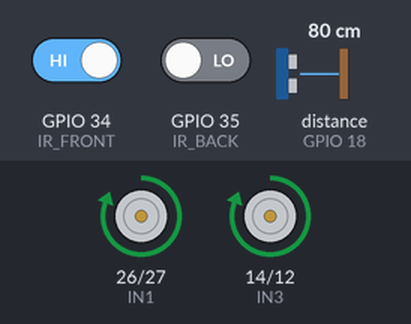
Bench run of a sketch on a simulated ESP32. Parts: motor-driver pin pairs drawn as motors (green arrow = first pin HIGH = forward, orange = second pin HIGH = backward, longer = more drive, scaled by the enable pin). The inputs (shaded band) are chosen by the test bench; at power-on: GPIO 34 (IR_FRONT) HIGH, GPIO 35 (IR_BACK) LOW, distance to the obstacle (sensor on GPIO 18) 80 cm. The echo pulse lasts 58.3 µs per cm.

Above: at 4.2 s.
4.3 s: GPIO 34 (IR_FRONT) driven LOW
At 5.0 s:
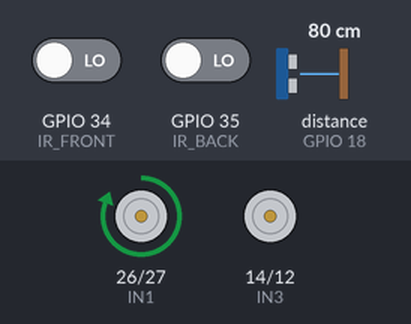
7.3 s: GPIO 34 (IR_FRONT) driven HIGH
At 7.6 s:
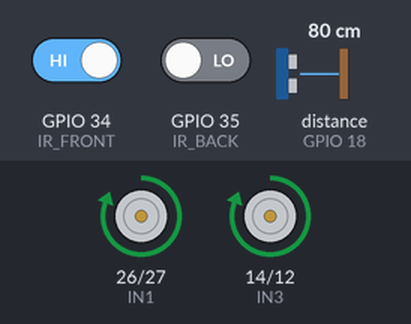
8.8 s: GPIO 35 (IR_BACK) driven HIGH
At 10.0 s:
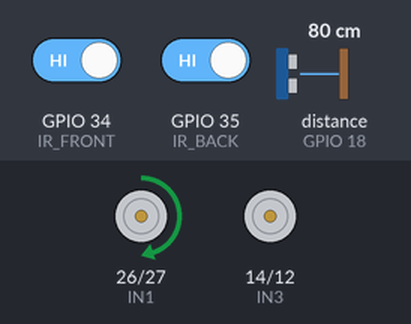
10.3 s: distance to the obstacle (sensor on GPIO 18) set to 23 cm
11.8 s: distance to the obstacle (sensor on GPIO 18) set to 19 cm
At 12.3 s:
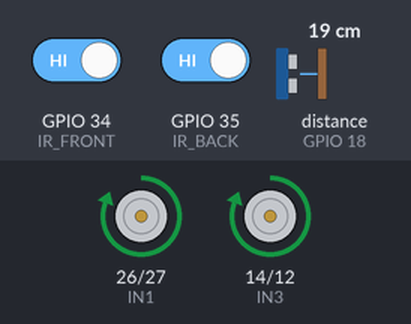
13.3 s: GPIO 34 (IR_FRONT) driven LOW
At 13.8 s:
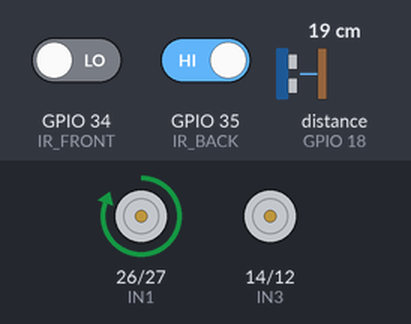
Timing chart, 0 to 17.3 s (numbered marks = the images above; inputs shaded):
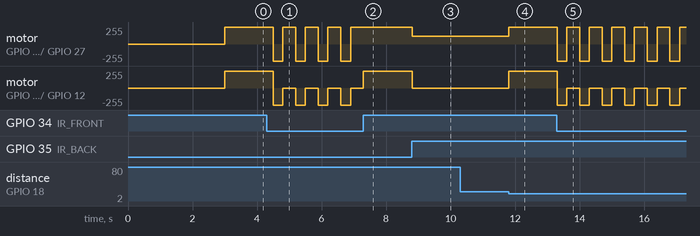

The sketch:

sumo_robot_v2.ino
```cpp
// ---------- PINS ----------
#define ENA 25
#define IN1 26
#define IN2 27
#define IN3 14
#define IN4 12
#define ENB 13

#define IR_FRONT 34
#define IR_BACK  35

#define TRIG 5
#define ECHO 18

// ---------- SETTINGS ----------
#define WHITE_LINE LOW     // value your IR gives on the white edge line (flip to HIGH if reversed)
#define FULL_SPEED 255     // max speed (0-255)
#define SEARCH_SPEED 120   // slow turn while searching
#define ATTACK_DIST 20     // cm

// ---------- MOTOR FUNCTIONS ----------
void moveForward(int speed) {
  analogWrite(ENA, speed);
  analogWrite(ENB, speed);
  digitalWrite(IN1, HIGH);
  digitalWrite(IN2, LOW);
  digitalWrite(IN3, HIGH);
  digitalWrite(IN4, LOW);
}

void moveBackward(int speed) {
  analogWrite(ENA, speed);
  analogWrite(ENB, speed);
  digitalWrite(IN1, LOW);
  digitalWrite(IN2, HIGH);
  digitalWrite(IN3, LOW);
  digitalWrite(IN4, HIGH);
}

void turnRight(int speed) {
  analogWrite(ENA, speed);
  analogWrite(ENB, speed);
  digitalWrite(IN1, HIGH);
  digitalWrite(IN2, LOW);
  digitalWrite(IN3, LOW);
  digitalWrite(IN4, LOW);
}

void turnLeft(int speed) {
  analogWrite(ENA, speed);
  analogWrite(ENB, speed);
  digitalWrite(IN1, LOW);
  digitalWrite(IN2, LOW);
  digitalWrite(IN3, HIGH);
  digitalWrite(IN4, LOW);
}

void stopMotor() {
  digitalWrite(IN1, LOW);
  digitalWrite(IN2, LOW);
  digitalWrite(IN3, LOW);
  digitalWrite(IN4, LOW);
}

// ---------- ULTRASONIC ----------
long getDistance() {
  digitalWrite(TRIG, LOW);
  delayMicroseconds(2);
  digitalWrite(TRIG, HIGH);
  delayMicroseconds(10);
  digitalWrite(TRIG, LOW);

  long duration = pulseIn(ECHO, HIGH, 20000);  // timeout ~3 m
  if (duration == 0) return 999;               // nothing seen
  return duration * 0.034 / 2;                 // cm
}

// ---------- SETUP ----------
void setup() {
  pinMode(ENA, OUTPUT);
  pinMode(ENB, OUTPUT);
  pinMode(IN1, OUTPUT);
  pinMode(IN2, OUTPUT);
  pinMode(IN3, OUTPUT);
  pinMode(IN4, OUTPUT);

  pinMode(IR_FRONT, INPUT);
  pinMode(IR_BACK, INPUT);
  pinMode(TRIG, OUTPUT);
  pinMode(ECHO, INPUT);

  stopMotor();
  delay(3000);  // sumo rule: wait 3 seconds before starting
}

// ---------- MAIN LOOP ----------
void loop() {
  // 1) Front edge detected -> back up and turn away
  if (digitalRead(IR_FRONT) == WHITE_LINE) {
    moveBackward(FULL_SPEED);
    delay(300);
    turnRight(FULL_SPEED);
    delay(400);
  }
  // 2) Back edge detected -> drive forward
  else if (digitalRead(IR_BACK) == WHITE_LINE) {
    moveForward(FULL_SPEED);
    delay(300);
  }
  // 3) Enemy close -> ATTACK at max speed
  else if (getDistance() < ATTACK_DIST) {
    moveForward(FULL_SPEED);
  }
  // 4) Nothing found -> turn slowly and search
  else {
    turnRight(SEARCH_SPEED);
  }
}
```

Measured:
- the behaviour switches between 21 and 20 cm on distance to the obstacle (sensor on GPIO 18) (found by bisection; images 3 and 4)
- after the input at 4.3 s, motor on GPIO 26 (IN1) / GPIO 27 (IN2): alternates forward 255/255 for 0.40 s and backward 255/255 for 0.30 s, starting after 0.20 s; motor on GPIO 14 (IN3) / GPIO 12 (IN4): alternates backward 255/255 for 0.30 s and stopped for 0.40 s, starting after 0.20 s
- after the input at 7.3 s, motor on GPIO 26 (IN1) / GPIO 27 (IN2): stops changing and stays forward 255/255
- after the input at 8.8 s, motor on GPIO 26 (IN1) / GPIO 27 (IN2): forward 255/255 → forward 120/255 at once; motor on GPIO 14 (IN3) / GPIO 12 (IN4): forward 255/255 → stopped at once
- after the input at 10.3 s, every drawn part: stays the same
- after the input at 11.8 s, motor on GPIO 26 (IN1) / GPIO 27 (IN2): forward 120/255 → forward 255/255 at once; motor on GPIO 14 (IN3) / GPIO 12 (IN4): stopped → forward 255/255 at once
- after the input at 13.3 s, motor on GPIO 26 (IN1) / GPIO 27 (IN2): alternates forward 255/255 for 0.40 s and backward 255/255 for 0.30 s, starting at once; motor on GPIO 14 (IN3) / GPIO 12 (IN4): alternates backward 255/255 for 0.30 s and stopped for 0.40 s, starting at once
